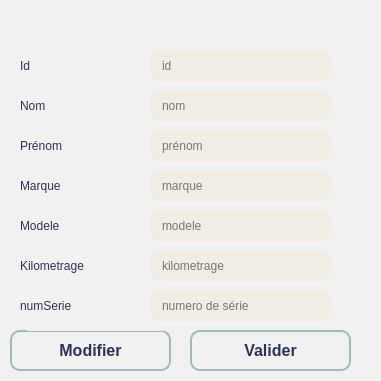
      <widget class="QGroupBox" name="groupBox_12">
       <property name="geometry">
        <rect>
         <x>20</x>
         <y>80</y>
         <width>381</width>
         <height>381</height>
        </rect>
       </property>
       <property name="styleSheet">
        <string notr="true">background-color: rgb(241, 241, 241);
border-radius: 10px black;
	border-radius: 10px  ;

</string>
       </property>
       <property name="title">
        <string/>
       </property>
       <widget class="QLabel" name="Empl_label_ID_2">
        <property name="geometry">
         <rect>
          <x>20</x>
          <y>50</y>
          <width>151</width>
          <height>31</height>
         </rect>
        </property>
        <property name="styleSheet">
         <string notr="true">
font:  75 16pt &quot;Times New Roman&quot;;
color: rgb(44, 51, 89);</string>
        </property>
        <property name="text">
         <string>Id</string>
        </property>
       </widget>
       <widget class="QLabel" name="Empl_labe_Nom_2">
        <property name="geometry">
         <rect>
          <x>20</x>
          <y>90</y>
          <width>161</width>
          <height>31</height>
         </rect>
        </property>
        <property name="styleSheet">
         <string notr="true">
font:  75 16pt &quot;Times New Roman&quot;;
color: rgb(44, 51, 89);</string>
        </property>
        <property name="text">
         <string>Nom</string>
        </property>
       </widget>
       <widget class="QLabel" name="Empl_label_Prenom_2">
        <property name="geometry">
         <rect>
          <x>20</x>
          <y>120</y>
          <width>161</width>
          <height>51</height>
         </rect>
        </property>
        <property name="styleSheet">
         <string notr="true">
font:  75 16pt &quot;Times New Roman&quot;;
color: rgb(44, 51, 89);</string>
        </property>
        <property name="text">
         <string>Prénom</string>
        </property>
       </widget>
       <widget class="QLabel" name="Empl_label_Adresse_2">
        <property name="geometry">
         <rect>
          <x>20</x>
          <y>160</y>
          <width>161</width>
          <height>51</height>
         </rect>
        </property>
        <property name="styleSheet">
         <string notr="true">
font:  75 16pt &quot;Times New Roman&quot;;
color: rgb(44, 51, 89);</string>
        </property>
        <property name="text">
         <string>Marque</string>
        </property>
       </widget>
       <widget class="QLabel" name="Empl_label_Poste_2">
        <property name="geometry">
         <rect>
          <x>20</x>
          <y>200</y>
          <width>151</width>
          <height>51</height>
         </rect>
        </property>
        <property name="styleSheet">
         <string notr="true">
font:  75 16pt &quot;Times New Roman&quot;;
color: rgb(44, 51, 89);</string>
        </property>
        <property name="text">
         <string>Modele</string>
        </property>
       </widget>
       <widget class="QLineEdit" name="leid">
        <property name="geometry">
         <rect>
          <x>150</x>
          <y>50</y>
          <width>181</width>
          <height>31</height>
         </rect>
        </property>
        <property name="styleSheet">
         <string notr="true">QLineEdit{
	background-color: rgb(242, 237, 228);
    box-shadow: 2px 0.5px 5px 1px inset black;
    border-radius: 10px  ;
    width: 70%;
    padding-right: 10px;
    padding-left: 10px;
    text-align: left;
    color: #000;
    font-size:inherit;
    font-family: Arial, Helvetica, sans-serif;  
    font-weight:normal;
    font-variant:normal;
	border-color: rgb(146, 150, 149);
}
QLineEdit::hover{  color: black ;
background-color:orange;}
QLineEdit::focus{  color: black ;
background-color:white;}</string>
        </property>
        <property name="placeholderText">
         <string>id</string>
        </property>
       </widget>
       <widget class="QLineEdit" name="lenom">
        <property name="geometry">
         <rect>
          <x>150</x>
          <y>90</y>
          <width>181</width>
          <height>31</height>
         </rect>
        </property>
        <property name="styleSheet">
         <string notr="true">QLineEdit{
	background-color: rgb(242, 237, 228);
    box-shadow: 2px 0.5px 5px 1px inset black;
    border-radius: 10px;
    width: 70%;
    padding-right: 10px;
    padding-left: 10px;
    text-align: left;
    color: #000;
    font-size:inherit;
    font-family: Arial, Helvetica, sans-serif;  
    font-weight:normal;
    font-variant:normal;
}
QLineEdit::hover{  color: black ;
background-color:orange;}
QLineEdit::focus{  color: black ;
background-color:white;}</string>
        </property>
        <property name="placeholderText">
         <string>nom</string>
        </property>
       </widget>
       <widget class="QLineEdit" name="leprenom">
        <property name="geometry">
         <rect>
          <x>150</x>
          <y>130</y>
          <width>181</width>
          <height>31</height>
         </rect>
        </property>
        <property name="styleSheet">
         <string notr="true">QLineEdit{
	background-color: rgb(242, 237, 228);
    box-shadow: 2px 0.5px 5px 1px inset black;
    border-radius: 10px;
    width: 70%;
    padding-right: 10px;
    padding-left: 10px;
    text-align: left;
    color: #000;
    font-size:inherit;
    font-family: Arial, Helvetica, sans-serif;  
    font-weight:normal;
    font-variant:normal;
}
QLineEdit::hover{  color: black ;
background-color:orange;}
QLineEdit::focus{  color: black ;
background-color:white;}</string>
        </property>
        <property name="placeholderText">
         <string>prénom</string>
        </property>
       </widget>
       <widget class="QLineEdit" name="lamarque">
        <property name="geometry">
         <rect>
          <x>150</x>
          <y>170</y>
          <width>181</width>
          <height>31</height>
         </rect>
        </property>
        <property name="styleSheet">
         <string notr="true">QLineEdit{
	background-color: rgb(242, 237, 228);
    box-shadow: 2px 0.5px 5px 1px inset black;
    border-radius: 10px;
    width: 70%;
    padding-right: 10px;
    padding-left: 10px;
    text-align: left;
    color: #000;
    font-size:inherit;
    font-family: Arial, Helvetica, sans-serif;  
    font-weight:normal;
    font-variant:normal;
}
QLineEdit::hover{  color: black ;
background-color:orange;}
QLineEdit::focus{  color: black ;
background-color:white;}</string>
        </property>
        <property name="placeholderText">
         <string>marque</string>
        </property>
       </widget>
       <widget class="QPushButton" name="pb_modifier_2">
        <property name="geometry">
         <rect>
          <x>10</x>
          <y>330</y>
          <width>161</width>
          <height>41</height>
         </rect>
        </property>
        <property name="styleSheet">
         <string notr="true">/*-----QPushButton-----*/
QPushButton
{
	background-color: qlineargradient(spread:pad, x1:0, y1:0.511, x2:1, y2:0.511, stop:0 
#92bf91
,stop:0.995192 rgba(0,0,0,0));



	color: rgb(44, 51, 89);
	font-size: 16px;
	font-weight: bold;
	border: 2px solid #9fbdb3;
	border-radius:10px;
	padding: 5px;

}

QPushButton::hover
{
background-color: qlineargradient(spread:pad, x1:0, y1:0.511, x2:1, y2:0.511, stop:0 rgba(0, 180, 150, 220),stop:1 rgba(50, 220, 200, 220));

	color: #2C3359; 
}
QPushButton::pressed
{background-color: qlineargradient(stop:0 rgba(0, 207, 179, 255),stop:1 rgba(70, 255, 230, 255));

	color: #2C3359; 

}</string>
        </property>
        <property name="text">
         <string>Modifier</string>
        </property>
        <property name="icon">
         <iconset resource="images.qrc">
          <normaloff>:/edit-2.svg</normaloff>:/edit-2.svg</iconset>
        </property>
       </widget>
       <widget class="QPushButton" name="pb_ajouter_2">
        <property name="geometry">
         <rect>
          <x>190</x>
          <y>330</y>
          <width>161</width>
          <height>41</height>
         </rect>
        </property>
        <property name="styleSheet">
         <string notr="true">/*-----QPushButton-----*/
QPushButton
{
	background-color: qlineargradient(spread:pad, x1:0, y1:0.511, x2:1, y2:0.511, stop:0 
#92bf91
,stop:0.995192 rgba(0,0,0,0));



	color: rgb(44, 51, 89);
	font-size: 16px;
	font-weight: bold;
	border: 2px solid #9fbdb3;
	border-radius:10px;
	padding: 5px;

}

QPushButton::hover
{
background-color: qlineargradient(spread:pad, x1:0, y1:0.511, x2:1, y2:0.511, stop:0 rgba(0, 180, 150, 220),stop:1 rgba(50, 220, 200, 220));

	color: #2C3359; 
}
QPushButton::pressed
{background-color: qlineargradient(stop:0 rgba(0, 207, 179, 255),stop:1 rgba(70, 255, 230, 255));

	color: #2C3359; 

}</string>
        </property>
        <property name="text">
         <string>Valider</string>
        </property>
        <property name="icon">
         <iconset resource="images.qrc">
          <normaloff>:/plus.svg</normaloff>:/plus.svg</iconset>
        </property>
       </widget>
       <widget class="QLabel" name="label_41">
        <property name="geometry">
         <rect>
          <x>20</x>
          <y>240</y>
          <width>151</width>
          <height>51</height>
         </rect>
        </property>
        <property name="styleSheet">
         <string notr="true">
font:  75 16pt &quot;Times New Roman&quot;;
color: rgb(44, 51, 89);</string>
        </property>
        <property name="text">
         <string>Kilometrage</string>
        </property>
       </widget>
       <widget class="QLineEdit" name="kilometrage">
        <property name="geometry">
         <rect>
          <x>150</x>
          <y>250</y>
          <width>181</width>
          <height>31</height>
         </rect>
        </property>
        <property name="styleSheet">
         <string notr="true">QLineEdit{
	background-color: rgb(242, 237, 228);
    box-shadow: 2px 0.5px 5px 1px inset black;
    border-radius: 10px;
    width: 70%;
    padding-right: 10px;
    padding-left: 10px;
    text-align: left;
    color: #000;
    font-size:inherit;
    font-family: Arial, Helvetica, sans-serif;  
    font-weight:normal;
    font-variant:normal;
}
QLineEdit::hover{  color: black ;
background-color:orange;}
QLineEdit::focus{  color: black ;
background-color:white;}


</string>
        </property>
        <property name="placeholderText">
         <string>kilometrage</string>
        </property>
       </widget>
       <widget class="QLabel" name="Empl_label_Salaire_2">
        <property name="geometry">
         <rect>
          <x>20</x>
          <y>280</y>
          <width>151</width>
          <height>51</height>
         </rect>
        </property>
        <property name="styleSheet">
         <string notr="true">
font:  75 16pt &quot;Times New Roman&quot;;
color: rgb(44, 51, 89);</string>
        </property>
        <property name="text">
         <string>numSerie</string>
        </property>
       </widget>
       <widget class="QLineEdit" name="NumS">
        <property name="geometry">
         <rect>
          <x>150</x>
          <y>290</y>
          <width>181</width>
          <height>31</height>
         </rect>
        </property>
        <property name="styleSheet">
         <string notr="true">QLineEdit{
	background-color: rgb(242, 237, 228);
    box-shadow: 2px 0.5px 5px 1px inset black;
    border-radius: 10px;
    width: 70%;
    padding-right: 10px;
    padding-left: 10px;
    text-align: left;
    color: #000;
    font-size:inherit;
    font-family: Arial, Helvetica, sans-serif;  
    font-weight:normal;
    font-variant:normal;
}
QLineEdit::hover{  color: black ;
background-color:orange;}
QLineEdit::focus{  color: black ;
background-color:white;}


</string>
        </property>
        <property name="placeholderText">
         <string>numero de série</string>
        </property>
       </widget>
       <widget class="QLineEdit" name="lemodele">
        <property name="geometry">
         <rect>
          <x>150</x>
          <y>210</y>
          <width>181</width>
          <height>31</height>
         </rect>
        </property>
        <property name="styleSheet">
         <string notr="true">QLineEdit{
	background-color: rgb(242, 237, 228);
    box-shadow: 2px 0.5px 5px 1px inset black;
    border-radius: 10px;
    width: 70%;
    padding-right: 10px;
    padding-left: 10px;
    text-align: left;
    color: #000;
    font-size:inherit;
    font-family: Arial, Helvetica, sans-serif;  
    font-weight:normal;
    font-variant:normal;
}
QLineEdit::hover{  color: black ;
background-color:orange;}
QLineEdit::focus{  color: black ;
background-color:white;}</string>
        </property>
        <property name="placeholderText">
         <string>modele</string>
        </property>
       </widget>
      </widget>
